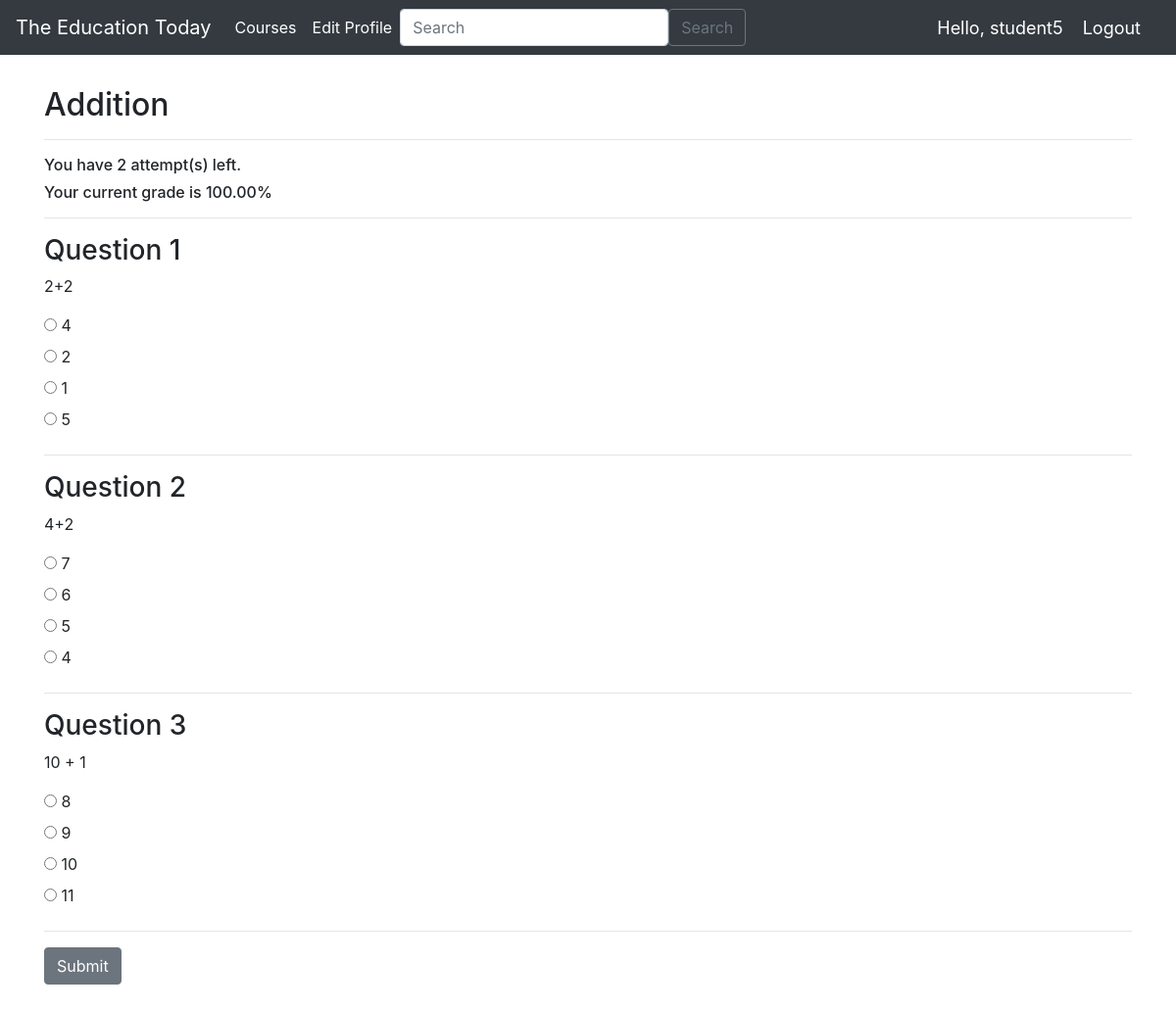
/students/quiz_view/1/ (signed in), run on the app's committed database.
### teachers/models.py (models this page shows, shortened)
class Quiz(models.Model):
    id = models.AutoField(primary_key=True)
    course = models.ForeignKey(Course, on_delete=models.CASCADE, null=True, default=1)
    title = models.CharField(max_length=255)
    author = models.ForeignKey(User, on_delete=models.CASCADE)
    date_added = models.DateTimeField(auto_now_add=True)

class Grade(models.Model):
    id = models.AutoField(primary_key=True)
    quiz = models.ForeignKey(Quiz, on_delete=models.CASCADE)
    student = models.ForeignKey(User, on_delete=models.CASCADE)
    grade = models.DecimalField(max_digits=5, decimal_places=2)
    attempts = models.PositiveIntegerField(default=0)
    date_added = models.DateTimeField(default=datetime.now)

class Question(models.Model):
    id = models.AutoField(primary_key=True)
    quiz = models.ForeignKey(Quiz, on_delete=models.CASCADE)
    question_text = models.CharField(max_length=200,null=True)
    op1 = models.CharField(max_length=200,null=True)
    op2 = models.CharField(max_length=200,null=True)
    op3 = models.CharField(max_length=200,null=True)
    op4 = models.CharField(max_length=200,null=True)
    ans = models.IntegerField(choices=[(1, 'Option 1'), (2, 'Option 2'), (3, 'Option 3'), (4, 'Option 4')])

### students/views.py (the view, shortened to what this page needs)
# urls.py: path("quiz_view/<str:id>/", views.quizView, name="quiz_view"),
def quizView(request, id):
    quiz = Quiz.objects.get(pk=id)
    questions = Question.objects.filter(quiz=quiz)
    try:
        grade = Grade.objects.filter(quiz=quiz, student=request.user).latest('date_added')
    except Grade.DoesNotExist:
        grade = None
    max_attempts = 3
    if grade is not None and grade.attempts >= max_attempts:
        return redirect(reverse('students:grades',  args=[grade.id])) # Redirect to the quiz list or another page
    remaining_attempts = max_attempts - (grade.attempts if grade else 0)
    context = {"questions": questions, "quiz": quiz, "grade": grade, "remaining_attempts": remaining_attempts}
    return render(request, "students/quiz_view.html", context)

### students/templates/students/quiz_view.html (shortened to what this page needs)
{% extends 'students/base.html' %}
{% block content %}
<div class="container my-2">
    <div id="contentwrapper">
        <div id="content">
            {% if grade and remaining_attempts == 0 %}
                <div id="grade-wrapper">
                    <div class="container ">
                        <div class="card-columns" style="padding: 10px; margin: 20px;">
                            <div class="card" align="centre " style="width: 32rem; border:5px black solid">
                                <div class="card-body">
                                    <p class="card-text">Percentage: {{ grade.grade }}%</p>
                                    {% for message in messages %}
                                        <p class="card-text">{{ message }}</p>
                                    {% endfor %}
                                    {% with max_attempts=3 %}
                                        <h3>You have {{ remaining_attempts }} attempt(s) left.</h3>
                                    {% endwith %}
                                </div>
                            </div>
                        </div>
                    </div>
                </div>
            {% else %}
                <div id="wrapper">
                    <br/>
                    <h2>{{quiz.title}}</h2>
                    <hr>
                    <div id="quiz-wrapper">
                        <form id="form" method="post">
                            <h6> You have {{ remaining_attempts }} attempt(s) left.</h6>
                            {% if remaining_attempts != 3 %}
                                <h6> Your current grade is {{ grade.grade }}%</h6>
                            {% endif %}
                            <hr>
                            {% for question in questions %}
                            <div class="questions">
                                <h3>Question {{ forloop.counter }}</h3>
                                <p>{{ question.question_text }}</p>
                                {% if question.op1 %}
                                    <label>
                                        <input type="radio" name="{{question.id}}" value="1"> {{ question.op1 }}
                                    </label><br>
                                {% endif %}
                                {% if question.op2 %}
                                    <label>
                                        <input type="radio" name="{{question.id}}" value="2"> {{ question.op2 }}
                                    </label><br>
                                {% endif %}
                                {% if question.op3 %}
                                    <label>
                                        <input type="radio" name="{{question.id}}" value="3"> {{ question.op3 }}
                                    </label><br>
                                {% endif %}
                                {% if question.op4 %}
                                    <label>
                                        <input type="radio" name="{{question.id}}" value="4"> {{ question.op4 }}
                                    </label><br>
                                {% endif %}
                            </div>
                            <hr>
                        {% endfor %}
                        <button type="submit" class="btn btn-secondary">Submit</button>
                        </form>
                        <br/>
                    </div>
            {% endif %}
        </div>
    </div>
</div>
{% endblock %}

### students/templates/students/navbar.html (shortened to what this page needs)
{% load static %}
<nav class="navbar navbar-expand-lg navbar-dark bg-dark">
    <a class="navbar-brand" href="{% url 'students:main' %}">The Education Today</a>
    <div class="collapse navbar-collapse" id="navbarNav">
      <ul class="navbar-nav">
        <li class="nav-item active">
          <a class="nav-link" href="{% url 'students:courses' %}">Courses</a>
        </li>
      <li class="nav-item active">
        <a class="nav-link" href="{% url 'students:edit_profile' %}">Edit Profile</a>
      </li>
      </ul>
      <form class="d-flex" method="POST" action="{% url 'students:search' %}">
        <input class="form-control me-2" type="search" placeholder="Search" aria-label="Search" name="searched">
        <button class="btn btn-outline-secondary" type="submit">Search</button>
      </form>
    </div>
    {% if user.is_authenticated %}
    <span class="hello-msg"> Hello, {{request.user}} </span>
    <span><a class="hello-msg" href="{% url 'account:signout' %}">Logout</a></span>
    {% endif %}
  </nav>

### students/templates/students/navbar.html (style rules this page uses)
.hello-msg { font-size: 18px; color: #fff; margin-right: 20px }

### data on the page
Quiz: title "Addition"
Grade: grade "100.00"
Question: question_text "2+2", op1 "4", op2 "2", op3 "1", op4 "5"
Question: question_text "4+2", op1 "7", op2 "6", op3 "5", op4 "4"
Question: question_text "10 + 1", op1 "8", op2 "9", op3 "10", op4 "11"

### other printed values
{{ request.user }} "student5"
{{ remaining_attempts }} "2"
